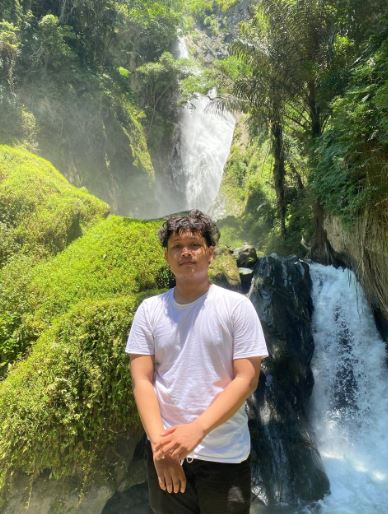
#> input picture febrianto.jpg, 388 x 514 px
$ python 'Tugas 2.py'
#> lines starting #> are read from the running program, lines starting #| are printed output that depends on the picture
import cv2
import numpy as np
import matplotlib.pyplot as plt

img = cv2.imread('febrianto.jpg')
#> img is the input picture: shape (514, 388, 3); mean B, G, R 92.5, 122.1, 115

img = cv2.cvtColor(img, cv2.COLOR_BGR2RGB)

#Kerner untuk sharphening
kernel = np.array([[-1,-1,-1],
                  [-1,9,-1],
                  [-1,-1,-1]])

dst = cv2.filter2D(img,-1,kernel)
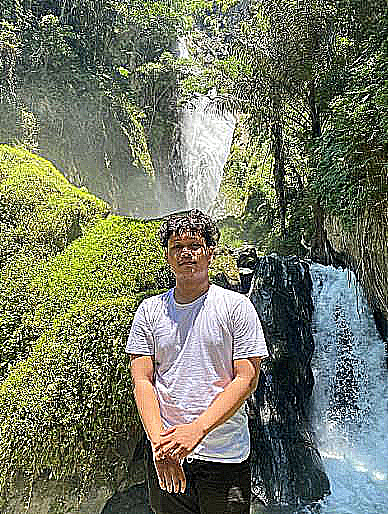
#> dst: shape (514, 388, 3); mean R, G, B 114.6, 119.7, 101.2

#Smoothing menggunakan median
median = cv2.filter2D(img,-1,kernel)

#Smoothing menggunakan filter gaussian
gaussian = cv2.GaussianBlur(img, (5, 5), 0)

plt.subplot(221), plt.imshow(img), plt.title('Original')
plt.xticks([]), plt.yticks([])
plt.subplot(222), plt.imshow(dst), plt.title('Sharpening')
plt.xticks([]), plt.yticks([])
plt.subplot(223), plt.imshow(median), plt.title('Median Filtering')
plt.xticks([]), plt.yticks([])
plt.subplot(224), plt.imshow(gaussian), plt.title('Gaussian Filtering')
plt.xticks([]), plt.yticks([])
plt.show()
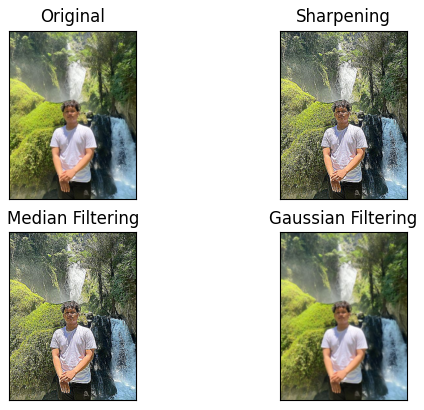
#> figure drawn by matplotlib, 4 panels
